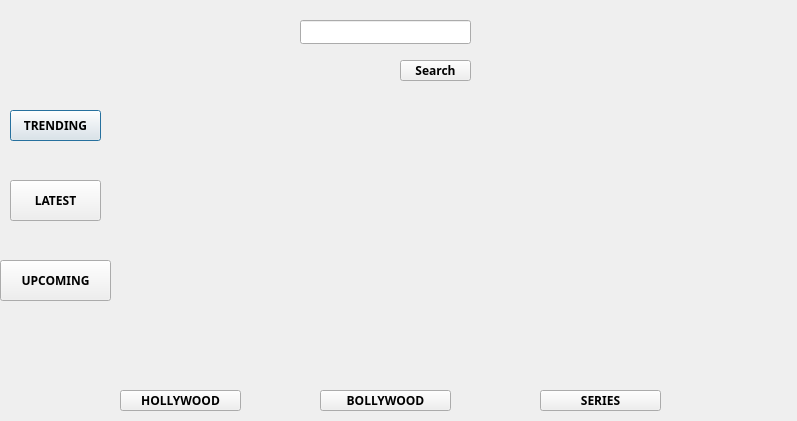
<?xml version="1.0" encoding="UTF-8"?>
<ui version="4.0">
 <class>home</class>
 <widget class="QDialog" name="home">
  <property name="geometry">
   <rect>
    <x>0</x>
    <y>0</y>
    <width>797</width>
    <height>421</height>
   </rect>
  </property>
  <property name="windowTitle">
   <string>Dialog</string>
  </property>
  <widget class="QLabel" name="label">
   <property name="geometry">
    <rect>
     <x>0</x>
     <y>0</y>
     <width>891</width>
     <height>421</height>
    </rect>
   </property>
   <property name="text">
    <string/>
   </property>
   <property name="pixmap">
    <pixmap>../7.png</pixmap>
   </property>
  </widget>
  <widget class="QPushButton" name="trending">
   <property name="geometry">
    <rect>
     <x>10</x>
     <y>110</y>
     <width>91</width>
     <height>31</height>
    </rect>
   </property>
   <property name="font">
    <font>
     <family>Segoe UI Black</family>
     <bold>true</bold>
    </font>
   </property>
   <property name="text">
    <string>TRENDING</string>
   </property>
  </widget>
  <widget class="QPushButton" name="latest">
   <property name="geometry">
    <rect>
     <x>10</x>
     <y>180</y>
     <width>91</width>
     <height>41</height>
    </rect>
   </property>
   <property name="font">
    <font>
     <family>Segoe UI Black</family>
     <bold>true</bold>
    </font>
   </property>
   <property name="text">
    <string>LATEST</string>
   </property>
  </widget>
  <widget class="QPushButton" name="upcoming">
   <property name="geometry">
    <rect>
     <x>0</x>
     <y>260</y>
     <width>111</width>
     <height>41</height>
    </rect>
   </property>
   <property name="font">
    <font>
     <family>Segoe UI Black</family>
     <bold>true</bold>
    </font>
   </property>
   <property name="text">
    <string>UPCOMING</string>
   </property>
  </widget>
  <widget class="QPushButton" name="hollywood">
   <property name="geometry">
    <rect>
     <x>120</x>
     <y>390</y>
     <width>121</width>
     <height>21</height>
    </rect>
   </property>
   <property name="font">
    <font>
     <family>Segoe UI Black</family>
     <bold>true</bold>
    </font>
   </property>
   <property name="text">
    <string>HOLLYWOOD</string>
   </property>
  </widget>
  <widget class="QPushButton" name="bollywood">
   <property name="geometry">
    <rect>
     <x>320</x>
     <y>390</y>
     <width>131</width>
     <height>21</height>
    </rect>
   </property>
   <property name="font">
    <font>
     <family>Segoe UI Black</family>
     <bold>true</bold>
    </font>
   </property>
   <property name="text">
    <string>BOLLYWOOD</string>
   </property>
  </widget>
  <widget class="QPushButton" name="series">
   <property name="geometry">
    <rect>
     <x>540</x>
     <y>390</y>
     <width>121</width>
     <height>21</height>
    </rect>
   </property>
   <property name="font">
    <font>
     <family>Segoe UI Black</family>
     <bold>true</bold>
    </font>
   </property>
   <property name="text">
    <string>SERIES</string>
   </property>
  </widget>
  <widget class="QLabel" name="moviesPosterLabel">
   <property name="geometry">
    <rect>
     <x>548</x>
     <y>25</y>
     <width>221</width>
     <height>311</height>
    </rect>
   </property>
   <property name="text">
    <string/>
   </property>
  </widget>
  <widget class="QLineEdit" name="movieName">
   <property name="geometry">
    <rect>
     <x>300</x>
     <y>20</y>
     <width>171</width>
     <height>24</height>
    </rect>
   </property>
  </widget>
  <widget class="QPushButton" name="search">
   <property name="geometry">
    <rect>
     <x>400</x>
     <y>60</y>
     <width>71</width>
     <height>21</height>
    </rect>
   </property>
   <property name="font">
    <font>
     <family>Segoe UI Black</family>
     <bold>true</bold>
    </font>
   </property>
   <property name="text">
    <string>Search</string>
   </property>
  </widget>
 </widget>
 <resources/>
 <connections/>
</ui>
